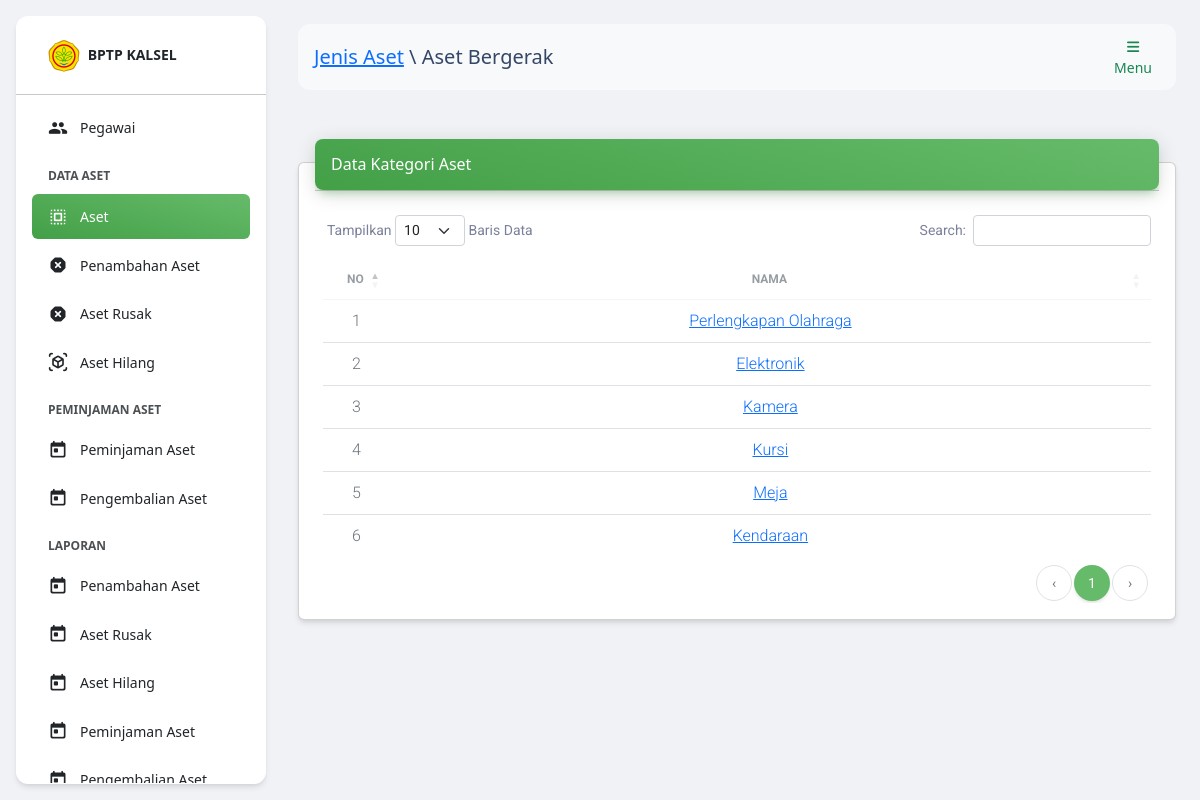
Screenshot of /index.php?h=kategori_aset&id_jenis_aset=2 (signed in) with the database file from the repository.
### tables this page shows
CREATE TABLE `jenis_aset`(
    id BIGINT UNSIGNED AUTO_INCREMENT,
    nama VARCHAR(255),
    PRIMARY KEY(id)
);

CREATE TABLE `kategori_aset`(
    id BIGINT UNSIGNED AUTO_INCREMENT,
    id_jenis_aset BIGINT UNSIGNED,
    nama VARCHAR(255),
    PRIMARY KEY(id),
    FOREIGN KEY (id_jenis_aset) REFERENCES jenis_aset (id) ON DELETE CASCADE
);

### halaman/kategori_aset/index.php (the view)
<div class="container-fluid py-4">
    <div class="row">
        <div class="col-12">
            <div class="card my-4">
                <div class="card-header p-0 position-relative mt-n4 mx-3 z-index-2">
                    <div class="bg-gradient-success shadow-success border-radius-lg p-3 d-flex justify-content-between align-items-center">
                        <h6 class="text-white text-capitalize m-0">Data Kategori Aset</h6>
                    </div>
                </div>
                <div class="card-body pb-3">
                    <div class="table-responsive p-0">
                        <table id="datatable" class="table align-items-center mb-0">
                            <thead>
                                <tr>
                                    <th class="text-uppercase text-center text-secondary text-xs font-weight-bolder opacity-7 small-td">No</th>
                                    <th class="text-uppercase text-center text-secondary text-xs font-weight-bolder opacity-7">Nama</th>
                                </tr>
                            </thead>
                            <?php
                            $result = $mysqli->query("SELECT * FROM kategori_aset WHERE id_jenis_aset=".$_GET['id_jenis_aset']);
                            $no = 1;
                            ?>
                            <tbody>
                                <?php while ($row = $result->fetch_assoc()) : ?>
                                    <tr>
                                        <td class="text-center">
                                            <p class="text-secondary mb-0"><?= $no++; ?></p>
                                        </td>
                                        <td class="text-center">
                                            <p class="text-secondary mb-0">
                                                <a href="?h=aset&id_jenis_aset=<?= $_GET['id_jenis_aset'] ?>&id_kategori_aset=<?= $row['id']; ?>">
                                                    <?= $row['nama']; ?>
                                                </a>
                                            </p>
                                        </td>
                                    </tr>
                                <?php endwhile; ?>
                            </tbody>
                        </table>
                    </div>
                </div>
            </div>
        </div>
    </div>
</div>

### index.php (shortened to what this page needs)
<?php
include_once('database/koneksi.php');
?>
<!DOCTYPE html>
<html lang="en">
<head>
    <link href="./assets/css/nucleo-icons.css" rel="stylesheet" />
    <link href="./assets/css/nucleo-svg.css" rel="stylesheet" />
    <link id="pagestyle" href="./assets/css/material-dashboard.css?v=3.0.4" rel="stylesheet" />
    <link rel="stylesheet" href="https://cdnjs.cloudflare.com/ajax/libs/twitter-bootstrap/5.2.0/css/bootstrap.min.css">
    <link rel="stylesheet" href="https://cdn.datatables.net/1.12.1/css/dataTables.bootstrap5.min.css">
    <?php include_once('komponen/js.php'); ?>
</head>
<body class="g-sidenav-show bg-gray-200">
    <?php
    if ($_SESSION['user']['status'] == 1 || $_SESSION['user']['status'] == 2 || $_SESSION['user']['status'] == 4) {
        if (isset($_GET['h'])) {
            if ($_GET['h'] === 'kategori_aset') {
                $jenis_aset = $mysqli->query("SELECT * FROM jenis_aset WHERE id=" . $_GET['id_jenis_aset'])->fetch_assoc();
                $navbar = "<a href='?h=jenis_aset'>Jenis Aset</a> \\ " . $jenis_aset['nama'] . "";
                $page = 'halaman/kategori_aset/index.php';
            }
        }
    }
    ?>
    <?php
    if ($_SESSION['user']['status'] == 1 || $_SESSION['user']['status'] == 2 || $_SESSION['user']['status'] == 4) include_once('komponen/sidebar.php'); ?>
    <main class="main-content position-relative max-height-vh-100 h-100 border-radius-lg ">
        <?php include_once('komponen/navbar.php'); ?>
        <div class="container-fluid py-4">
            <?php
            include_once($page);
            ?>
        </div>
    </main>
</body>
</html>

### index.php (style rules this page uses)
.small-td { width: 1%; white-space: nowrap; }

### rows the page displays
jenis_aset: nama "Aset Bergerak"
kategori_aset: nama "Perlengkapan Olahraga"
kategori_aset: nama "Elektronik"
kategori_aset: nama "Kamera"
kategori_aset: nama "Kursi"
kategori_aset: nama "Meja"
kategori_aset: nama "Kendaraan"
